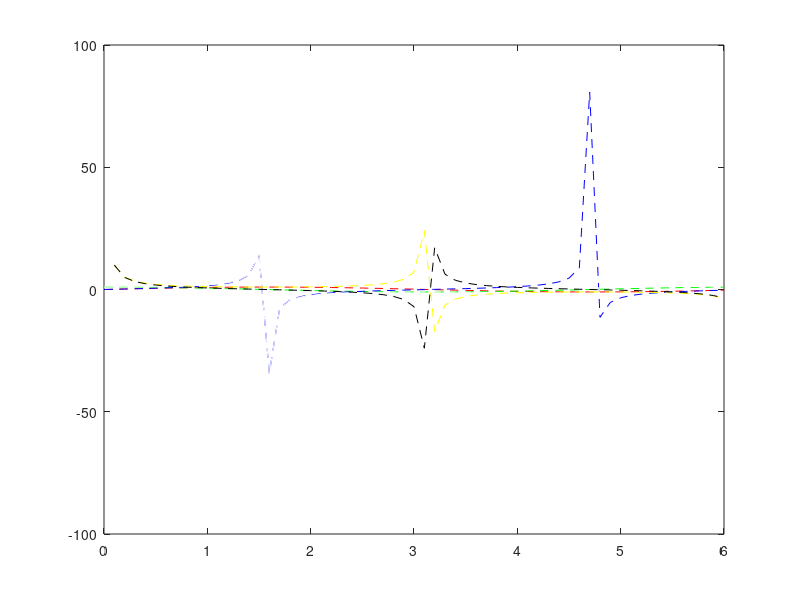

Recreate this plot in MATLAB.
% plotting sin(x), cos(x), tan(x), sec(x), cosec(x), cot(x) in same graph
x=[0:0.1:6];
plot(x,sin(x),'--r',x,cos(x),'--g',x,tan(x),'--b');
hold on;
plot(x, sec(x),'--w',x,csc(x),'--y',x,cot(x),'--k');